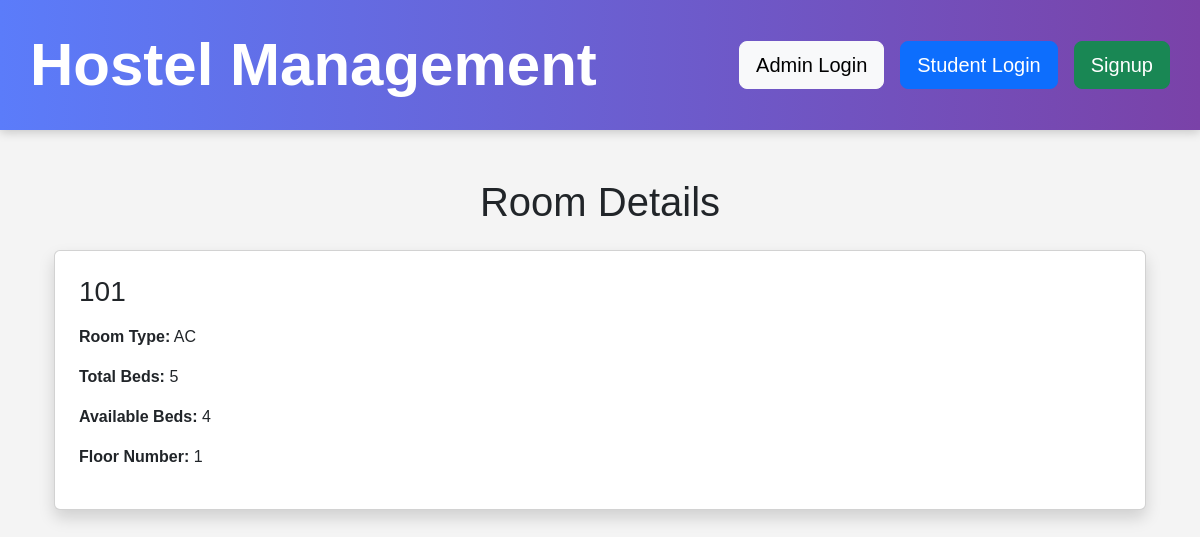
Page /room-details/10/ on the committed database.
### hostel_app/models.py (models this page shows, shortened)
class Room(models.Model):
    ROOM_TYPES = [
        ('AC', 'AC'),
        ('Non-AC', 'Non-AC'),
    ]
    room_number = models.CharField(
        max_length=20,
        unique=True
    )
    room_type = models.CharField(
        max_length=20,
        choices=ROOM_TYPES
    )
    total_beds = models.IntegerField()
    available_beds = models.IntegerField()
    floor_number = models.IntegerField()

### hostel_app/views.py (the view)
# urls.py: path('room-details/<int:id>/',views.room_details, name='room-details'),
def room_details(request, id):
    room = get_object_or_404(
        Room,
        id=id
    )
    context = {
        'room': room
    }
    return render(
        request,
        'rooms/room_details.html',
        context
    )

### hostel_app/templates/rooms/room_details.html (shortened to what this page needs)
{% extends "master.html" %}
{% block content %}
<h1 class="text-center mt-4 mb-4">
    Room Details
</h1>
<div class="container">
    <div class="card p-4 shadow">
        <h3 class="mb-3">
            {{ room.room_number }}
        </h3>
        <p>
            <strong>Room Type:</strong>
            {{ room.room_type }}
        </p>
        <p>
            <strong>Total Beds:</strong>
            {{ room.total_beds }}
        </p>
        <p>
            <strong>Available Beds:</strong>
            {{ room.available_beds }}
        </p>
        <p>
            <strong>Floor Number:</strong>
            {{ room.floor_number }}
        </p>
    </div>
</div>
{% endblock content %}

### hostel_app/templates/master.html (style rules this page uses)
body { background-color: #f4f4f4; margin: 0; padding: 0; font-family: Arial, sans-serif; }

### rows in the picture
Room: room_number "101", room_type "AC", total_beds "5", available_beds "4", floor_number "1"
